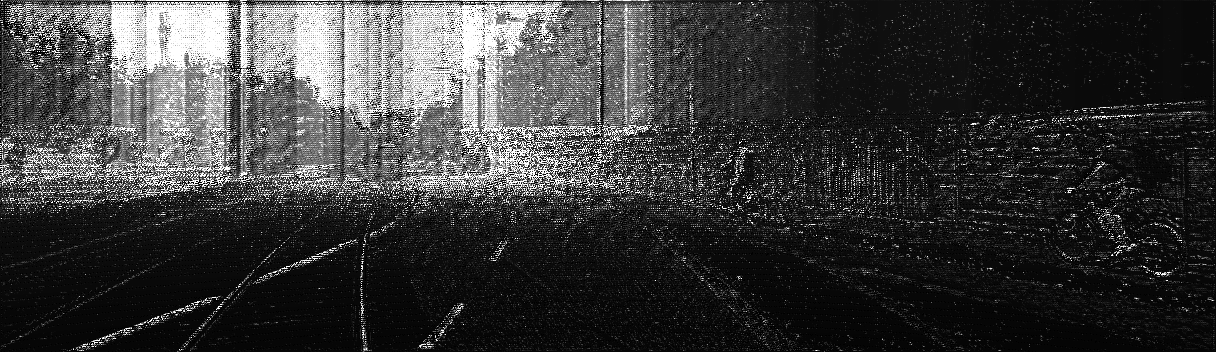
#> input picture test/조재현/Morphological Processing/ip_basic/img/DCU_v2_final.png, 1216 x 352 px; its folder holds only this picture in this run
$ python depth_completion.py   (older library calls are emulated)
#> lines starting #> are read from the running program, lines starting #| are printed output that depends on the picture; after the words box and inside, x2 and y2 are one past the last pixel; in counts of white or black regions, pixels touching at a corner belong together
#> in main, depth_image is the input picture: shape (352, 1216); min 0, max 255, mean 57.4
### Submodules/demos/depth_map_utils.py
import collections

import cv2
import numpy as np

# Full kernels
FULL_KERNEL_3 = np.ones((3, 3), np.uint8)
FULL_KERNEL_5 = np.ones((5, 5), np.uint8)
FULL_KERNEL_7 = np.ones((7, 7), np.uint8)
FULL_KERNEL_9 = np.ones((9, 9), np.uint8)
FULL_KERNEL_31 = np.ones((31, 31), np.uint8)

# 3x3 cross kernel
CROSS_KERNEL_3 = np.asarray(
    [
        [0, 1, 0],
        [1, 1, 1],
        [0, 1, 0],
    ], dtype=np.uint8)

# 5x5 cross kernel
CROSS_KERNEL_5 = np.asarray(
    [
        [0, 0, 1, 0, 0],
        [0, 0, 1, 0, 0],
        [1, 1, 1, 1, 1],
        [0, 0, 1, 0, 0],
        [0, 0, 1, 0, 0],
    ], dtype=np.uint8)

# 5x5 diamond kernel
DIAMOND_KERNEL_5 = np.array(
    [
        [0, 0, 1, 0, 0],
        [0, 1, 1, 1, 0],
        [1, 1, 1, 1, 1],
        [0, 1, 1, 1, 0],
        [0, 0, 1, 0, 0],
    ], dtype=np.uint8)

# 7x7 cross kernel
CROSS_KERNEL_7 = np.asarray(
    [
        [0, 0, 0, 1, 0, 0, 0],
        [0, 0, 0, 1, 0, 0, 0],
        [0, 0, 0, 1, 0, 0, 0],
        [1, 1, 1, 1, 1, 1, 1],
        [0, 0, 0, 1, 0, 0, 0],
        [0, 0, 0, 1, 0, 0, 0],
        [0, 0, 0, 1, 0, 0, 0],
    ], dtype=np.uint8)

# 7x7 diamond kernel
DIAMOND_KERNEL_7 = np.asarray(
    [
        [0, 0, 0, 1, 0, 0, 0],
        [0, 0, 1, 1, 1, 0, 0],
        [0, 1, 1, 1, 1, 1, 0],
        [1, 1, 1, 1, 1, 1, 1],
        [0, 1, 1, 1, 1, 1, 0],
        [0, 0, 1, 1, 1, 0, 0],
        [0, 0, 0, 1, 0, 0, 0],
    ], dtype=np.uint8)


# [65 lines left out: function fill_in_fast, not called in this run]


def fill_in_multiscale(depth_map, max_depth=100.0,
                       dilation_kernel_far=CROSS_KERNEL_3,
                       dilation_kernel_med=CROSS_KERNEL_5,
                       dilation_kernel_near=CROSS_KERNEL_7,
                       extrapolate=False,
                       blur_type='bilateral',
                       show_process=False):
    """Slower, multi-scale dilation version with additional noise removal that
    provides better qualitative results.

    Args:
        depth_map: projected depths
        max_depth: max depth value for inversion
        dilation_kernel_far: dilation kernel to use for 30.0 < depths < 80.0 m
        dilation_kernel_med: dilation kernel to use for 15.0 < depths < 30.0 m
        dilation_kernel_near: dilation kernel to use for 0.1 < depths < 15.0 m
        extrapolate:whether to extrapolate by extending depths to top of
            the frame, and applying a 31x31 full kernel dilation
        blur_type:
            'gaussian' - provides lower RMSE
            'bilateral' - preserves local structure (recommended)
        show_process: saves process images into an OrderedDict

    Returns:
        depth_map: dense depth map
        process_dict: OrderedDict of process images
    """
#> called with max_depth = 100, dilation_kernel_far = array of shape (3, 3), dilation_kernel_med = array of shape (5, 5), dilation_kernel_near = array of shape (7, 7), extrapolate = True, blur_type = 'gaussian', show_process = False

    # Convert to float32
    depths_in = np.float32(depth_map)

    # Calculate bin masks before inversion
    valid_pixels_near = (depths_in > 0.1) & (depths_in <= 15.0)
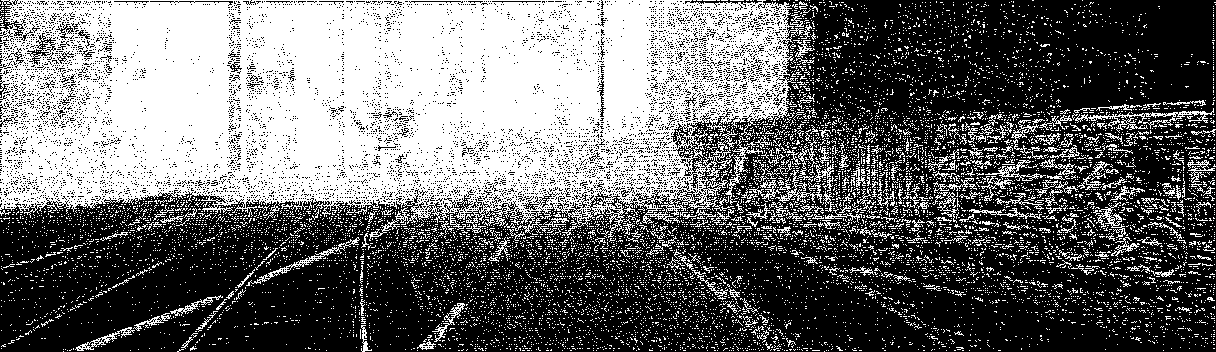
#> valid_pixels_near: shape (352, 1216) bool; 42% white; 10541 white regions (10252 under 20 px), largest, box (x1, y1, x2, y2) and area: (0, 0, 812, 241) 139708, (1075, 108, 1214, 133) 706, (246, 237, 360, 286) 428
    valid_pixels_med = (depths_in > 15.0) & (depths_in <= 30.0)
#> valid_pixels_med: shape (352, 1216) bool; every value is 0
    valid_pixels_far = (depths_in > 30.0)

    # Invert (and offset)
    s1_inverted_depths = np.copy(depths_in)
    valid_pixels = (s1_inverted_depths > 0.1)
    s1_inverted_depths[valid_pixels] = \
        max_depth - s1_inverted_depths[valid_pixels]

    # Multi-scale dilation
    dilated_far = cv2.dilate(
        np.multiply(s1_inverted_depths, valid_pixels_far),
        dilation_kernel_far)
#> dilated_far: shape (352, 1216) float32; every value is 0
    dilated_med = cv2.dilate(
        np.multiply(s1_inverted_depths, valid_pixels_med),
        dilation_kernel_med)
    dilated_near = cv2.dilate(
        np.multiply(s1_inverted_depths, valid_pixels_near),
        dilation_kernel_near)

    # Find valid pixels for each binned dilation
    valid_pixels_near = (dilated_near > 0.1)
#> valid_pixels_near: shape (352, 1216) bool; 78.8% white; 6122 black regions (5900 under 20 px), largest, box (x1, y1, x2, y2) and area: (1014, 0, 1214, 110) 14275, (197, 261, 361, 352) 8185, (887, 283, 1189, 352) 7649
    valid_pixels_med = (dilated_med > 0.1)
    valid_pixels_far = (dilated_far > 0.1)

    # Combine dilated versions, starting farthest to nearest
    s2_dilated_depths = np.copy(s1_inverted_depths)
    s2_dilated_depths[valid_pixels_far] = dilated_far[valid_pixels_far]
    s2_dilated_depths[valid_pixels_med] = dilated_med[valid_pixels_med]
    s2_dilated_depths[valid_pixels_near] = dilated_near[valid_pixels_near]

    # Small hole closure
    s3_closed_depths = cv2.morphologyEx(
        s2_dilated_depths, cv2.MORPH_CLOSE, FULL_KERNEL_5)

    # Median blur to remove outliers
    s4_blurred_depths = np.copy(s3_closed_depths)
    blurred = cv2.medianBlur(s3_closed_depths, 5)
    valid_pixels = (s3_closed_depths > 0.1)
#> valid_pixels: shape (352, 1216) bool; 89% white; 156 black regions (3 under 20 px), largest, box (x1, y1, x2, y2) and area: (1062, 0, 1211, 100) 8059, (198, 267, 356, 352) 6386, (6, 256, 229, 352) 5609
    s4_blurred_depths[valid_pixels] = blurred[valid_pixels]
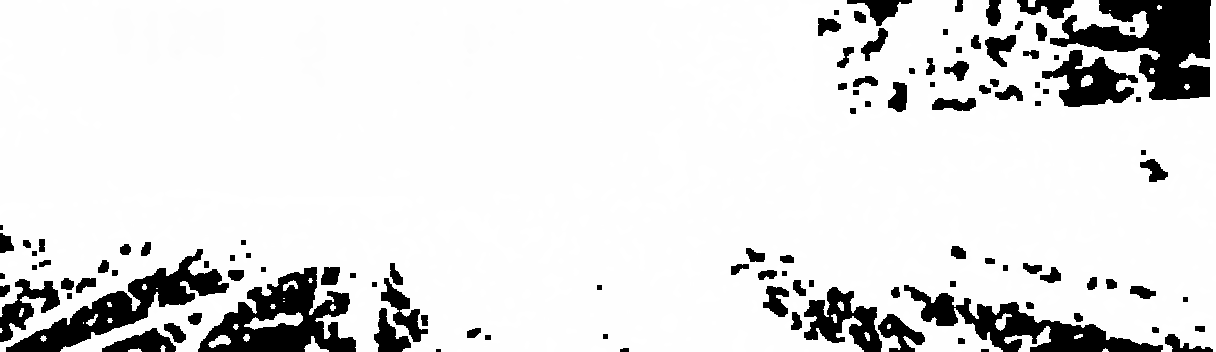
#> s4_blurred_depths: shape (352, 1216) float32; min 0.0195, max 99.9, mean 88.4; drawn with min black and max white

    # Calculate a top mask
    top_mask = np.ones(depths_in.shape, dtype=np.bool)
    for pixel_col_idx in range(s4_blurred_depths.shape[1]):
        pixel_col = s4_blurred_depths[:, pixel_col_idx]
        top_pixel_row = np.argmax(pixel_col > 0.1)
        top_mask[0:top_pixel_row, pixel_col_idx] = False
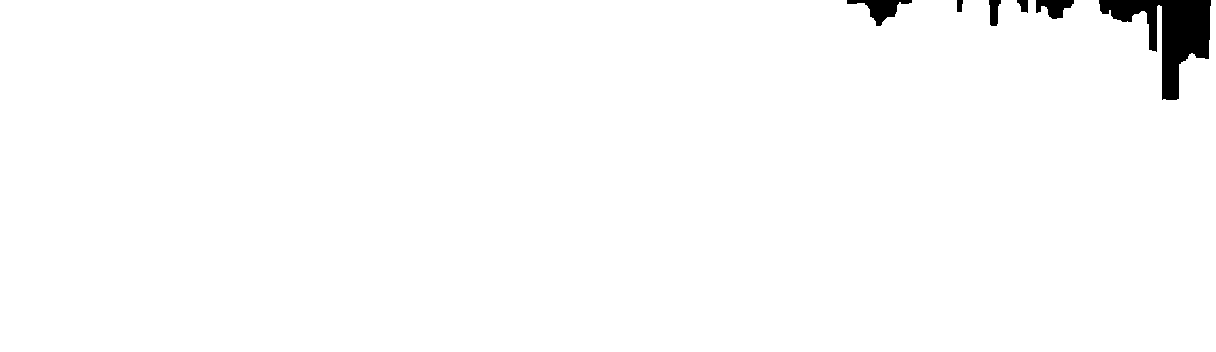
#> top_mask: shape (352, 1216) bool; 98.5% white; 6 black regions, box (x1, y1, x2, y2) and area: (1099, 0, 1211, 100) 4737, (847, 0, 912, 26) 679, (1036, 0, 1074, 19) 459, (989, 0, 1001, 26) 224, (1017, 0, 1028, 13) 101, (957, 0, 963, 12) 64

    # Get empty mask
    valid_pixels = (s4_blurred_depths > 0.1)
#> valid_pixels: shape (352, 1216) bool; 88.5% white; 111 black regions (2 under 20 px), largest, box (x1, y1, x2, y2) and area: (1050, 0, 1211, 100) 8391, (198, 267, 356, 352) 6729, (6, 249, 229, 352) 5993
    empty_pixels = ~valid_pixels & top_mask
#> empty_pixels: shape (352, 1216) bool; 10% white; 123 white regions (13 under 20 px), largest, box (x1, y1, x2, y2) and area: (198, 267, 356, 352) 6729, (6, 249, 229, 352) 5993, (904, 285, 1163, 352) 5533

    # Hole fill
    dilated = cv2.dilate(s4_blurred_depths, FULL_KERNEL_9)
    s5_dilated_depths = np.copy(s4_blurred_depths)
    s5_dilated_depths[empty_pixels] = dilated[empty_pixels]
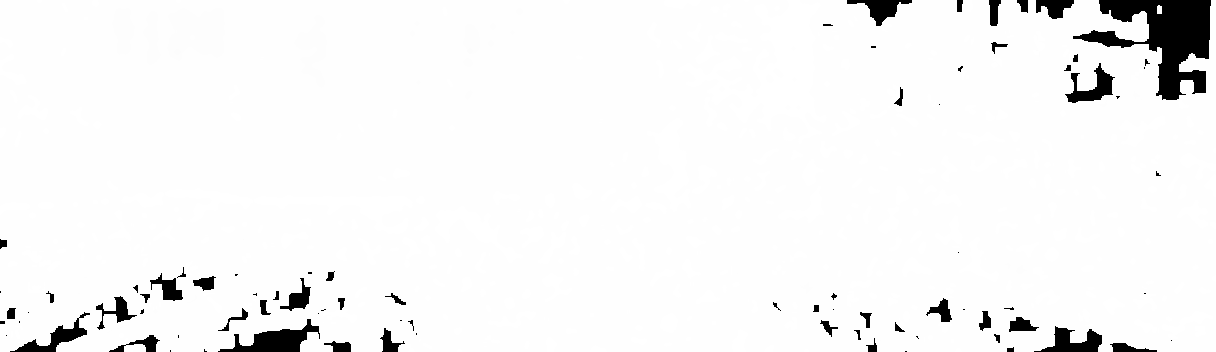
#> s5_dilated_depths: shape (352, 1216) float32; 9.81% of pixels changed, all inside (x1, y1, x2, y2) = (0, 1, 1213, 352); drawn with min black and max white

    # Extend highest pixel to top of image or create top mask
    s6_extended_depths = np.copy(s5_dilated_depths)
    top_mask = np.ones(s5_dilated_depths.shape, dtype=np.bool)

    top_row_pixels = np.argmax(s5_dilated_depths > 0.1, axis=0)
#> top_row_pixels = 1216 values, max 100 at index 1162, min 0 at index 0, mean 5.15
    top_pixel_values = s5_dilated_depths[top_row_pixels,
                                         range(s5_dilated_depths.shape[1])]
#> top_pixel_values = 1216 values, max 99.9 at index 37, min 99.52 at index 214, mean 99.84

    for pixel_col_idx in range(s5_dilated_depths.shape[1]):
        if extrapolate:
            s6_extended_depths[0:top_row_pixels[pixel_col_idx],
                               pixel_col_idx] = top_pixel_values[pixel_col_idx]
        else:
            # Create top mask
            top_mask[0:top_row_pixels[pixel_col_idx], pixel_col_idx] = False
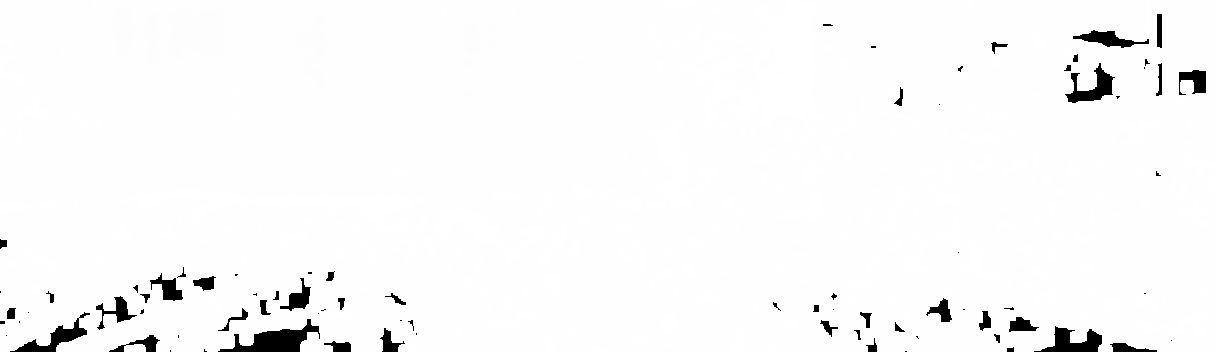
#> s6_extended_depths: shape (352, 1216) float32; 1.46% of pixels changed, all inside (x1, y1, x2, y2) = (847, 0, 1211, 100); drawn with min black and max white
#> top_mask: shape (352, 1216) bool; every value is 1

    # Fill large holes with masked dilations
    s7_blurred_depths = np.copy(s6_extended_depths)
    for i in range(6):
        empty_pixels = (s7_blurred_depths < 0.1) & top_mask
        dilated = cv2.dilate(s7_blurred_depths, FULL_KERNEL_5)
        s7_blurred_depths[empty_pixels] = dilated[empty_pixels]
#> this loop made 6 passes
#> pass 1, in fill_in_multiscale, `empty_pixels = (s7_blurred_depths < 0.1) & top_mask`:
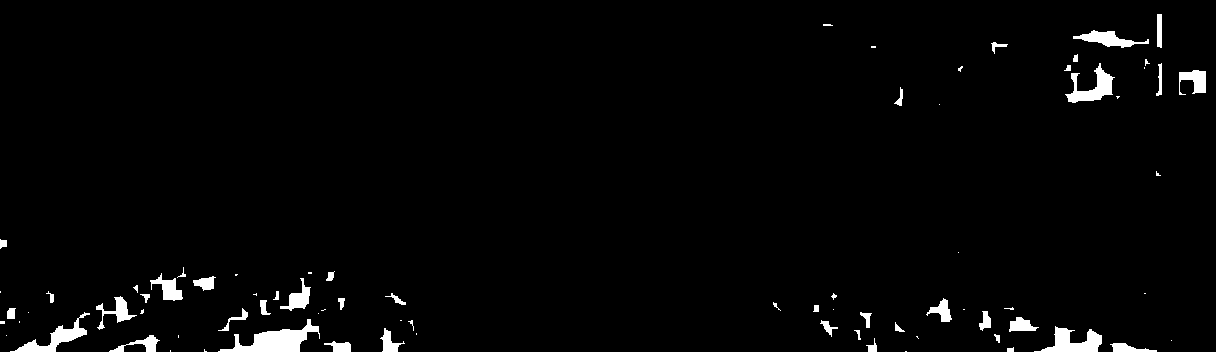
#> empty_pixels: shape (352, 1216) bool; 2.3% white; 78 white regions (32 under 20 px), largest, box (x1, y1, x2, y2) and area: (218, 319, 320, 352) 1394, (1034, 326, 1102, 352) 866, (10, 312, 90, 352) 802
#> after the loop:
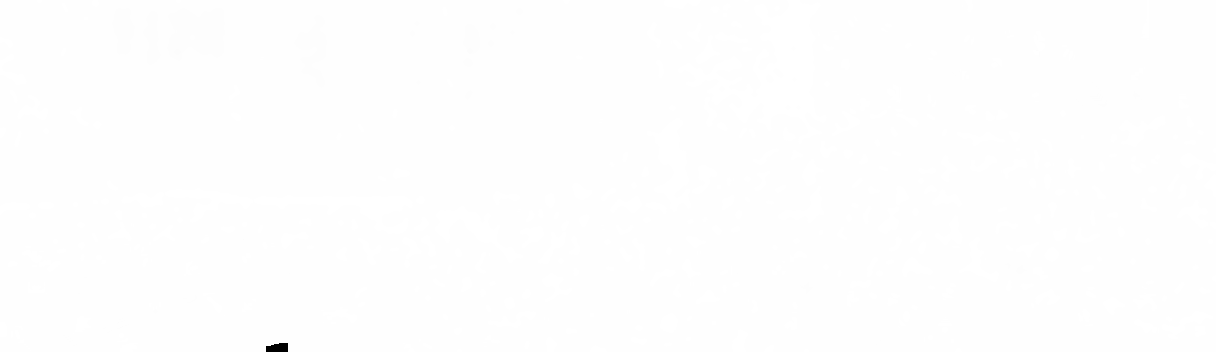
#> s7_blurred_depths: shape (352, 1216) float32; 2.3% of pixels changed, all inside (x1, y1, x2, y2) = (0, 14, 1206, 352); drawn with min black and max white

    # Median blur
    blurred = cv2.medianBlur(s7_blurred_depths, 5)
    valid_pixels = (s7_blurred_depths > 0.1) & top_mask
#> valid_pixels: shape (352, 1216) bool; 100% white; 1 black region, box (x1, y1, x2, y2) and area: (266, 343, 288, 352) 172
    s7_blurred_depths[valid_pixels] = blurred[valid_pixels]
#> s7_blurred_depths: shape (352, 1216) float32; 13.89% of pixels changed, all inside (x1, y1, x2, y2) = (0, 0, 1216, 352)

    if blur_type == 'gaussian':
        # Gaussian blur
        blurred = cv2.GaussianBlur(s7_blurred_depths, (5, 5), 0)
        valid_pixels = (s7_blurred_depths > 0.1) & top_mask
        s7_blurred_depths[valid_pixels] = blurred[valid_pixels]
    elif blur_type == 'bilateral':
        # Bilateral blur
        blurred = cv2.bilateralFilter(s7_blurred_depths, 5, 0.5, 2.0)
        s7_blurred_depths[valid_pixels] = blurred[valid_pixels]

    # Invert (and offset)
    s8_inverted_depths = np.copy(s7_blurred_depths)
    valid_pixels = np.where(s8_inverted_depths > 0.1)
#> valid_pixels = 427860 positions, rows 0 to 351, columns 0 to 1215
    s8_inverted_depths[valid_pixels] = \
        max_depth - s8_inverted_depths[valid_pixels]

    depths_out = s8_inverted_depths

    process_dict = None
    if show_process:
        process_dict = collections.OrderedDict()

        process_dict['s0_depths_in'] = depths_in

        process_dict['s1_inverted_depths'] = s1_inverted_depths
        process_dict['s2_dilated_depths'] = s2_dilated_depths
        process_dict['s3_closed_depths'] = s3_closed_depths
        process_dict['s4_blurred_depths'] = s4_blurred_depths
        process_dict['s5_combined_depths'] = s5_dilated_depths
        process_dict['s6_extended_depths'] = s6_extended_depths
        process_dict['s7_blurred_depths'] = s7_blurred_depths
        process_dict['s8_inverted_depths'] = s8_inverted_depths

        process_dict['s9_depths_out'] = depths_out

    return depths_out, process_dict

### test/조재현/Morphological Processing/ip_basic/depth_completion.py
"""
command : python3 depth_compleiton.py
input : Raw LiDAR data
"""

import glob
import os
import sys
import time

import cv2
import numpy as np
import png

from ip_basic import depth_map_utils
from ip_basic import vis_utils


def main():
    """Depth maps are saved to the 'outputs' folder.
    """

    ##############################
    # Options
    ##############################
    # Validation set
    input_depth_dir = os.path.expanduser(
        '/home/mobiltech/Desktop/ip_basic/img')
    data_split = 'val'

    # Test set
    # input_depth_dir = os.path.expanduser(
    #     '~/Kitti/depth/depth_selection/test_depth_completion_anonymous/velodyne_raw')
    # data_split = 'test'

    # Fast fill with Gaussian blur @90Hz (paper result)
    fill_type = 'multiscale'
    extrapolate = True
    blur_type = 'gaussian'

    # [11 lines of commented-out code are left out]
    save_output = True

    ##############################
    # Processing
    ##############################
    if save_output:
        # Save to Disk
        show_process = False
        save_depth_maps = True
    else:
        if fill_type == 'fast':
            raise ValueError('"fast" fill does not support show_process')

        # Show Process
        show_process = True
        save_depth_maps = False

    # Create output folder
    this_file_path = os.path.dirname(os.path.realpath(__file__))
    outputs_dir = this_file_path + '/outputs'
    os.makedirs(outputs_dir, exist_ok=True)

    output_folder_prefix = 'depth_' + data_split
    output_list = sorted(os.listdir(outputs_dir))
    if len(output_list) > 0:
        split_folders = [folder for folder in output_list
                         if folder.startswith(output_folder_prefix)]
        if len(split_folders) > 0:
            last_output_folder = split_folders[-1]
            last_output_index = int(last_output_folder.split('_')[-1])
        else:
            last_output_index = -1
    else:
        last_output_index = -1
    output_depth_dir = outputs_dir + '/{}_{:03d}'.format(
        output_folder_prefix, last_output_index + 1)

    if save_output:
        if not os.path.exists(output_depth_dir):
            os.makedirs(output_depth_dir)
        else:
            raise FileExistsError('Already exists!')
        print('Output dir:', output_depth_dir)

    # Get images in sorted order
    images_to_use = sorted(glob.glob(input_depth_dir + '/*'))

    # Rolling average array of times for time estimation
    avg_time_arr_length = 10
    last_fill_times = np.repeat([1.0], avg_time_arr_length)
    last_total_times = np.repeat([1.0], avg_time_arr_length)

    num_images = len(images_to_use)
    for i in range(num_images):

        depth_image_path = images_to_use[i]

        # Calculate average time with last n fill times
        avg_fill_time = np.mean(last_fill_times)
        avg_total_time = np.mean(last_total_times)

        # Show progress
        sys.stdout.write('\rProcessing {} / {}, '
                         'Avg Fill Time: {:.5f}s, '
                         'Avg Total Time: {:.5f}s, '
                         'Est Time Remaining: {:.3f}s'.format(
                             i, num_images - 1, avg_fill_time, avg_total_time,
                             avg_total_time * (num_images - i)))
        sys.stdout.flush()

        # Start timing
        start_total_time = time.time()

        # Load depth projections from uint16 image
        depth_image = cv2.imread(depth_image_path, cv2.IMREAD_ANYDEPTH)
        projected_depths = np.float32(depth_image / 256.0)

        # Fill in
        start_fill_time = time.time()
        if fill_type == 'fast':
            final_depths = depth_map_utils.fill_in_fast(
                projected_depths, extrapolate=extrapolate, blur_type=blur_type)
        elif fill_type == 'multiscale':
            final_depths, process_dict = depth_map_utils.fill_in_multiscale(
                projected_depths, extrapolate=extrapolate, blur_type=blur_type,
                show_process=show_process)
        else:
            raise ValueError('Invalid fill_type {}'.format(fill_type))
        end_fill_time = time.time()

        # Display images from process_dict
        if fill_type == 'multiscale' and show_process:
            img_size = (570, 165)

            x_start = 80
            y_start = 50
            x_offset = img_size[0]
            y_offset = img_size[1]
            x_padding = 0
            y_padding = 28

            img_x = x_start
            img_y = y_start
            max_x = 1900

            row_idx = 0
            for key, value in process_dict.items():

                image_jet = cv2.applyColorMap(
                    np.uint8(value / np.amax(value) * 255),
                    cv2.COLORMAP_JET)
                vis_utils.cv2_show_image(
                    key, image_jet,
                    img_size, (img_x, img_y))

                img_x += x_offset + x_padding
                if (img_x + x_offset + x_padding) > max_x:
                    img_x = x_start
                    row_idx += 1
                img_y = y_start + row_idx * (y_offset + y_padding)

                # Save process images
                cv2.imwrite('process/' + key + '.png', image_jet)

            cv2.waitKey()

        # Save depth images to disk
        if save_depth_maps:
            depth_image_file_name = os.path.split(depth_image_path)[1]

            # Save depth map to a uint16 png (same format as disparity maps)
            file_path = output_depth_dir + '/' + depth_image_file_name
            with open(file_path, 'wb') as f:
                depth_image = (final_depths * 256).astype(np.uint16)

                # pypng is used because cv2 cannot save uint16 format images
                writer = png.Writer(width=depth_image.shape[1],
                                    height=depth_image.shape[0],
                                    bitdepth=16,
                                    greyscale=True)
                writer.write(f, depth_image)

        end_total_time = time.time()

        # Update fill times
        last_fill_times = np.roll(last_fill_times, -1)
        last_fill_times[-1] = end_fill_time - start_fill_time

        # Update total times
        last_total_times = np.roll(last_total_times, -1)
        last_total_times[-1] = end_total_time - start_total_time


if __name__ == "__main__":
    main()
#> (the call stopped at in main, `writer = png.Writer(width=depth_image.shape[1], height=depth_image.sha..`: png is not available in this run)
